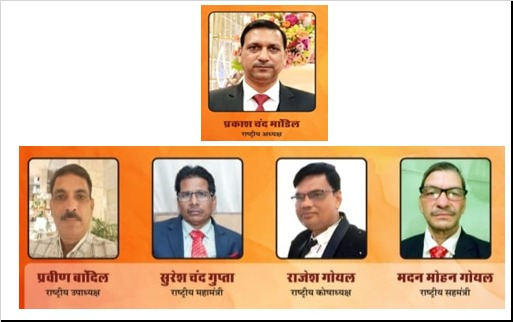
#> input picture context/footer.jpeg, 513 x 322 px, found by its file name
$ python crop_people.py
#> lines starting #> are read from the running program, lines starting #| are printed output that depends on the picture
from PIL import Image
import os

def crop_people(image_path, output_dir):
#> called with output_dir = 'c:\\Users\\astit\\Desktop\\samaj\\assets'
    if not os.path.exists(image_path):
        print(f"Error: {image_path} not found.")
        return

    img = Image.open(image_path)
#> img is the input picture: PIL image 513x322 RGB; mean R, G, B 221.6, 194.6, 168.4
    width, height = img.size
#> width = 513; height = 322

    # Relative crop boxes (normalized to a 1000x1000 reference grid)
    crops = [
        {"name": "Prakash Chand Mandil", "box": (380, 5, 615, 275)},
        {"name": "Praveen Mandil", "box": (45, 510, 240, 830)},
        {"name": "Suresh Chand Gupta", "box": (285, 510, 480, 830)},
        {"name": "Rajesh Goyal", "box": (520, 510, 715, 830)},
        {"name": "Madan Mohan Goyal", "box": (760, 510, 955, 830)}
    ]

    os.makedirs(output_dir, exist_ok=True)

    for i, person in enumerate(crops, 1):
        left, top, right, bottom = person["box"]
        # Scale relative coordinates to actual image dimensions
        p_left = left / 1000 * width
        p_top = top / 1000 * height
        p_right = right / 1000 * width
        p_bottom = bottom / 1000 * height

        output_path = os.path.join(output_dir, f"person{i}.jpeg")
        img.crop((p_left, p_top, p_right, p_bottom)).save(output_path)
        print(f"Saved {person['name']} to {output_path}")
#> this loop made 5 passes
#> pass 1, in crop_people, `img.crop((p_left, p_top, p_right, p_bottom)).save(output_path)`:
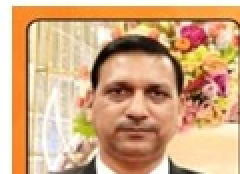
#> saved as person1.jpeg: PIL image 120x87 RGB (shown 2 times larger); mean R, G, B 211.3, 169.4, 129.9
#> pass 2, in crop_people, `img.crop((p_left, p_top, p_right, p_bottom)).save(output_path)`:
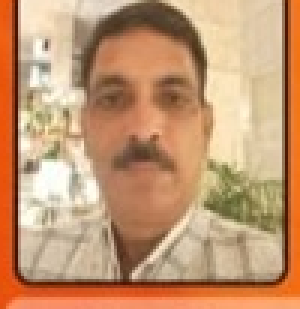
#> saved as person2.jpeg: PIL image 100x103 RGB (shown 3 times larger); mean R, G, B 195.4, 151, 113.9

if __name__ == "__main__":
    IMAGE_PATH = r"c:\Users\astit\Desktop\samaj\context\footer.jpeg"
    ASSETS_DIR = r"c:\Users\astit\Desktop\samaj\assets"
    crop_people(IMAGE_PATH, ASSETS_DIR)
